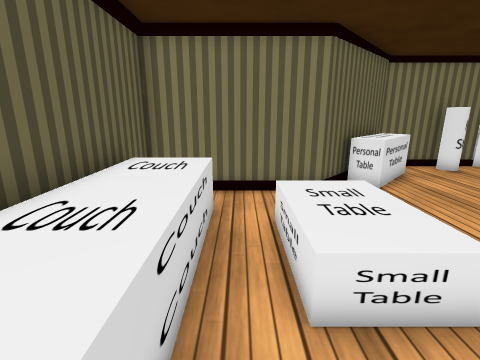
[1] (above)

12 first-person views from a walk through a Unity game level. The camera is 1.2 m above the floor, tilts 14° down and sees 85° across. The floor is counted in squares, 0.5 m on a side. Each view is taken from the middle of a square. On the plan, view 1 faces up. The plan holds only what a view shows up to about 18 squares ahead; the rest is blank. The place goes on beyond the plan. The player is left out. Some surface patterns are stand-ins.

[2]
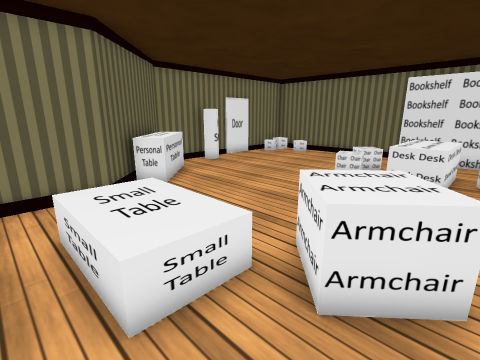

[3]
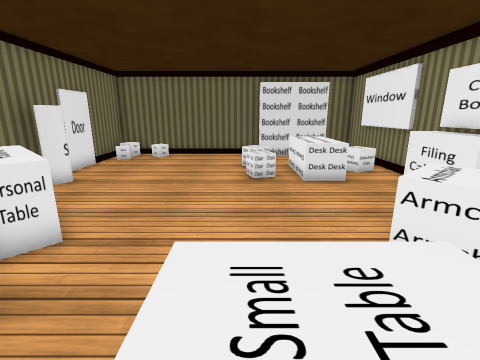

[4]
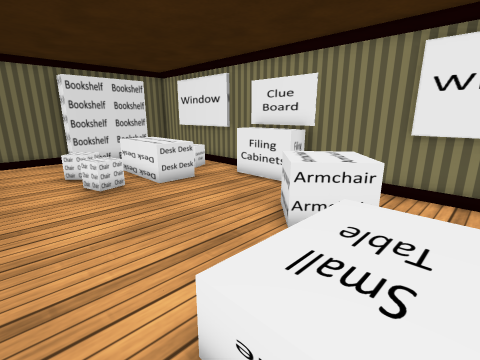

[5]
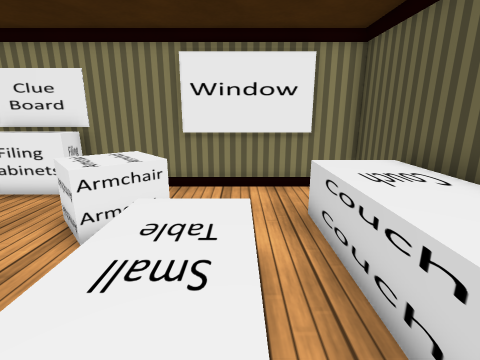

[6]
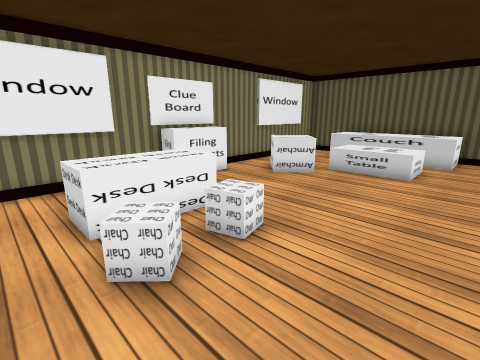

[7]
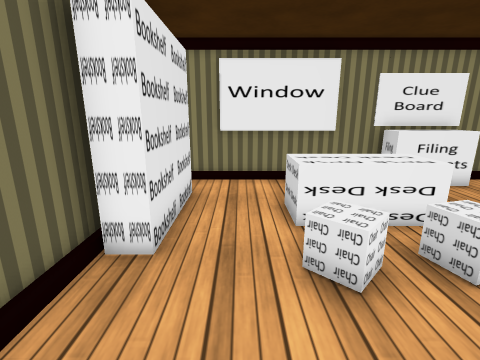

[8]
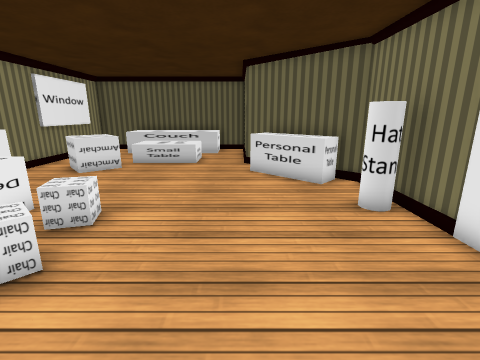

[9]
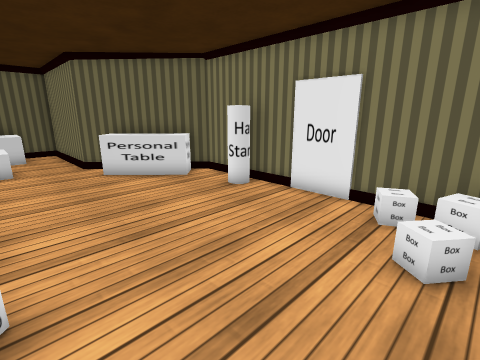

[10]
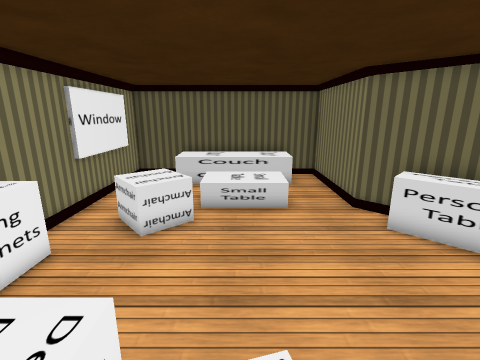

[11]
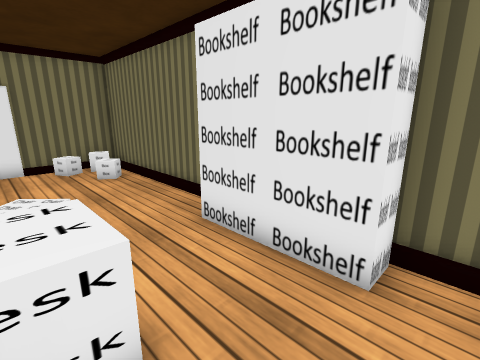

[12]
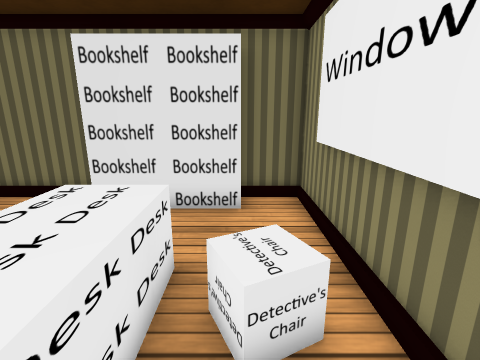

### Floor plan
Key: @ floor where view 1 was taken; # wall or solid block; . floor; / step, stairs or slope; = window, fence, low wall or low ledge; ^ raised ledge; O other object.
Columns run from 3 left of view 1 to 17 right of it. Each row starts with its distance up from view 1.
 12          ############
 11         ##=.##......#
 10        ##=..........#
  9       ##=...........#
  8 ###### .............#
  7 #...................#
  6 #^^.///.............#
  5 #^^.OO/......../....#
  4 #^^.OO/......O///..##
  3 #^^.OO//.....#=#.. ##
  2 #^^...###...####=. #
  1 #^^...##=...#==##. #
  0 #..@..#=.......O.. ##
 -1 #........====.......#
 -2 #####################

Positions as (right, up) in squares from view 1, and headings:
1: (0, 0), facing up
2: (0, 0), facing up-right
3: (0, 5), facing right
4: (1, 7), facing down-right
5: (1, 7), facing down
6: (14, 8), facing down-left
7: (14, 8), facing down
8: (16, 8), facing left
9: (16, 5), facing up-left
10: (12, 4), facing left
11: (12, -1), facing up-right
12: (9, 0), facing right
